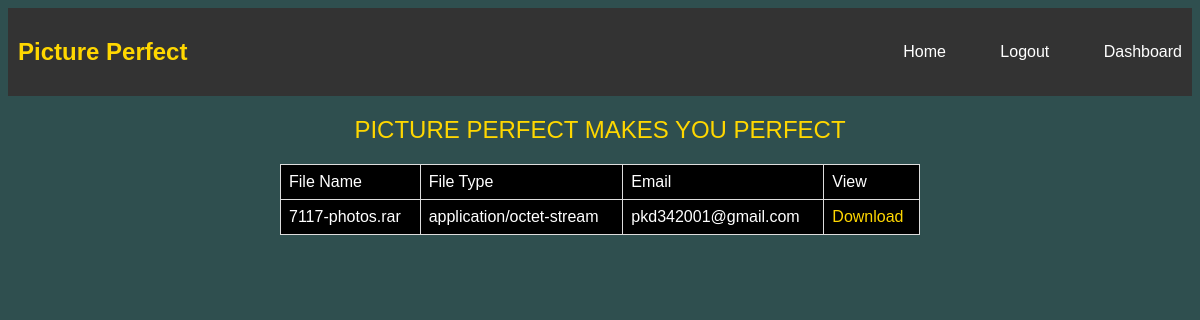
Page /php/admin/view.php on the earlier database version.
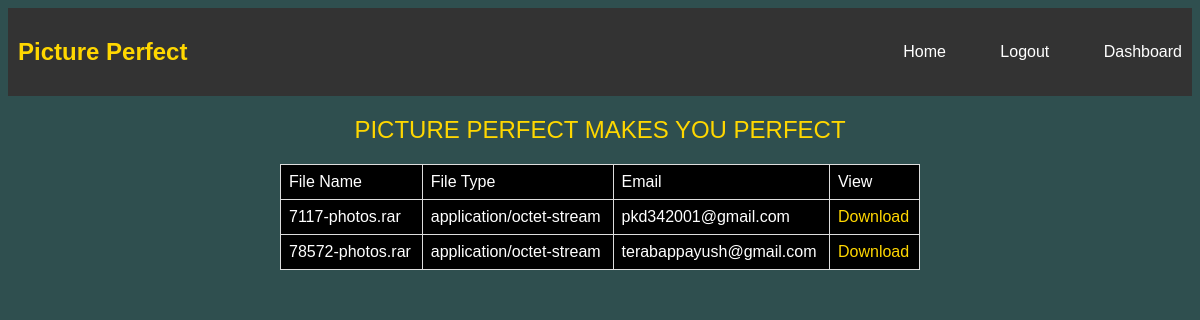
Same page on the later database version.
### tables this page shows
CREATE TABLE `tbl_uploads` (
  `id` int(5) NOT NULL,
  `file` varchar(255) NOT NULL,
  `type` varchar(255) NOT NULL,
  `size` varchar(255) NOT NULL,
  `email` varchar(120) NOT NULL
);

### php/admin/view.php (the view, shortened to what this page needs)
<?php
require '../registration/dbcon.php';
?>
<!DOCTYPE html>
<html>
<head>
</head>
<body>
   <nav>
      <h1>Picture Perfect</h1>
      <ul>
         <li>
            <a href="../../index.php">Home</a>
         </li>
         <li>
            <a href="../registration/logout.php">Logout</a>
         </li>
         <li>
            <a href="fileupload.php">Dashboard</a>
         </li>
      </ul>
   </nav>
   <label>PICTURE PERFECT MAKES YOU PERFECT</label>
   <div>
      <table>
         <tr>
            <td>File Name</td>
            <td>File Type</td>
            <td>Email</td>
            <td>View</td>
         </tr>
         <?php
         $sql = "SELECT * FROM tbl_uploads";
         $result_set = mysqli_query($conn, $sql);
         while ($row = mysqli_fetch_array($result_set)) {
         ?>
            <tr>
               <td><?php echo $row['file'] ?></td>
               <td><?php echo $row['type'] ?></td>
               <td><?php echo $row['email'] ?></td>
               <td><a href="../../upload/<?php echo $row['file'] ?>" target="_blank">Download</a></td>
            </tr>
         <?php
         }
         ?>
      </table>
   </div>
</body>
</html>

Differences in the rows shown:
added tbl_uploads: file "78572-photos.rar", type "application/octet-stream", email "terabappayush@gmail.com"
